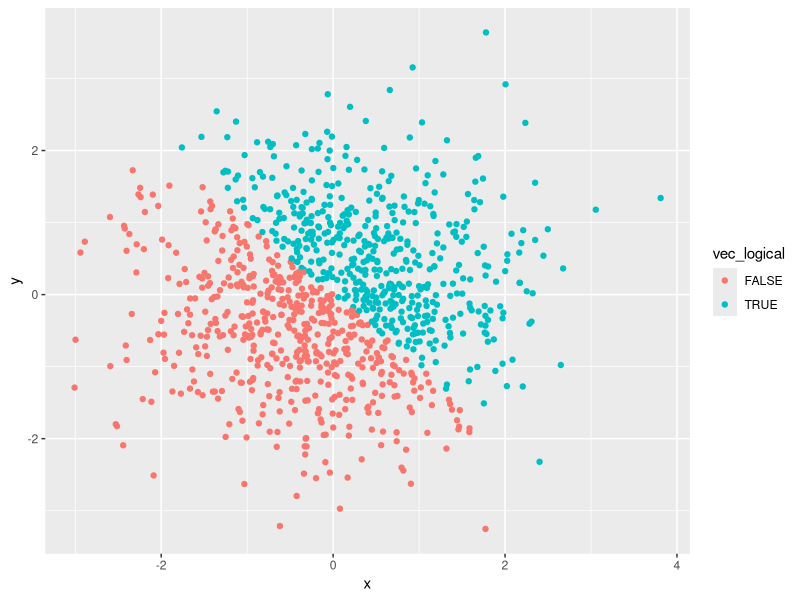
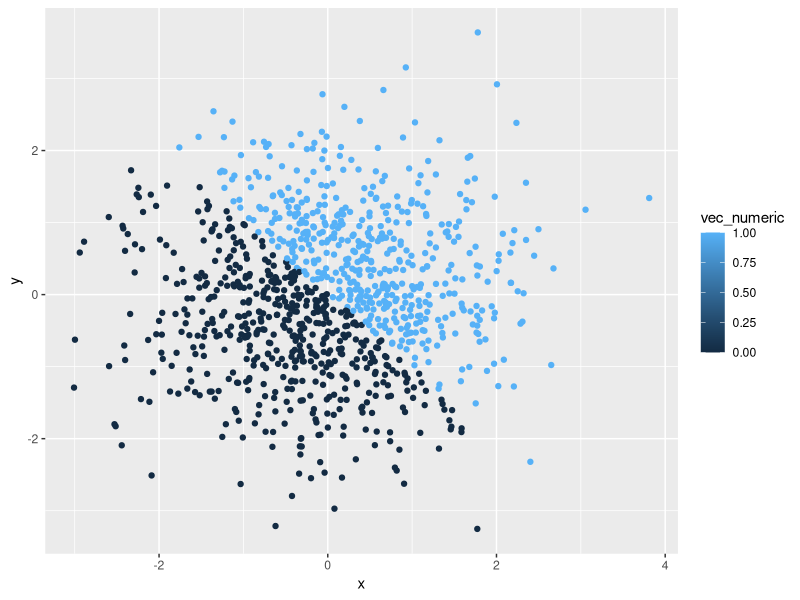
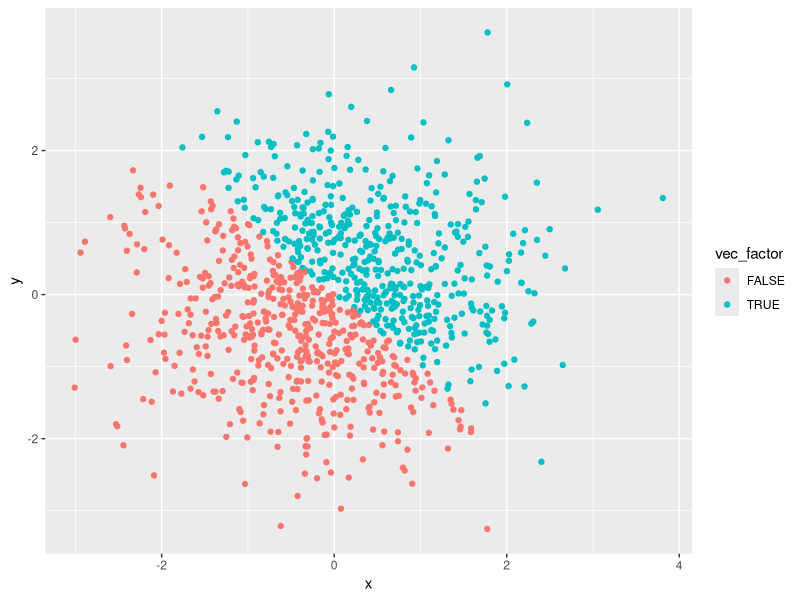
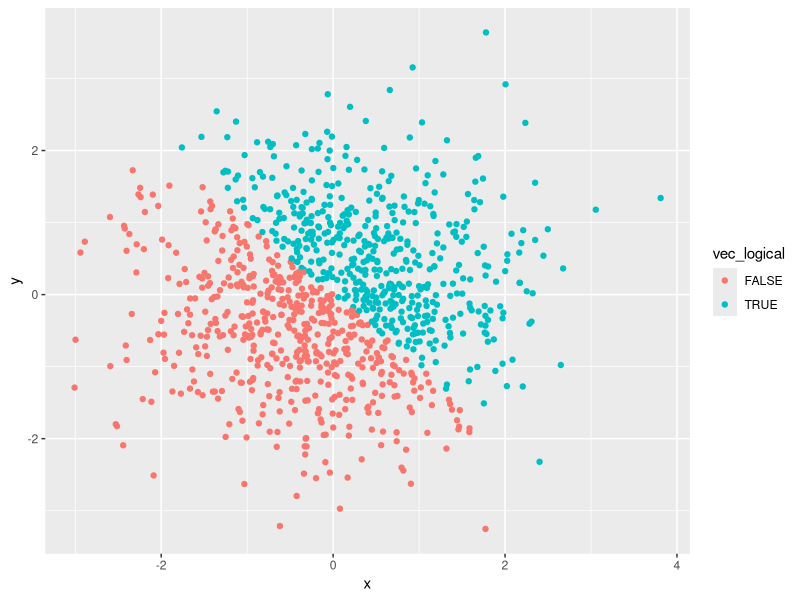

Reproduce these figures in R, in order.
## ---- chunk 1
library(tidyverse)
set.seed(1)

vec_df = tibble(
  vec_data= runif(10, min=0, max=5),
  vec_logical = vec_data >2,
  vec_char = c("hello","world","my","name","is","Jingwei","Ren","a","b","c"),
  vec_factor=factor(c("male","male","female","female","d","e","f","g","h","i"))
)
## ---- chunk 2
mean(vec_df$vec_data)
mean(vec_df$vec_logical)
mean(vec_df$vec_char)
mean(vec_df$vec_factor)
## ---- chunk 3

set.seed(1)

plot_df = tibble(
  x=rnorm(1000),
  y=rnorm(1000),
  vec_logical= x+y >0,
  vec_numeric =as.numeric(vec_logical),
  vec_factor = as.factor(vec_logical)
  
)
## ---- chunk 4
library(tidyverse)

ggplot(plot_df, aes(x = x, y = y, color=vec_logical)) + geom_point()

ggsave("scatter_plot1.pdf")
## ---- chunk 5
library(tidyverse)

ggplot(plot_df, aes(x = x, y = y, color=vec_numeric)) + geom_point()

ggplot(plot_df, aes(x = x, y = y, color=vec_factor)) + geom_point()
